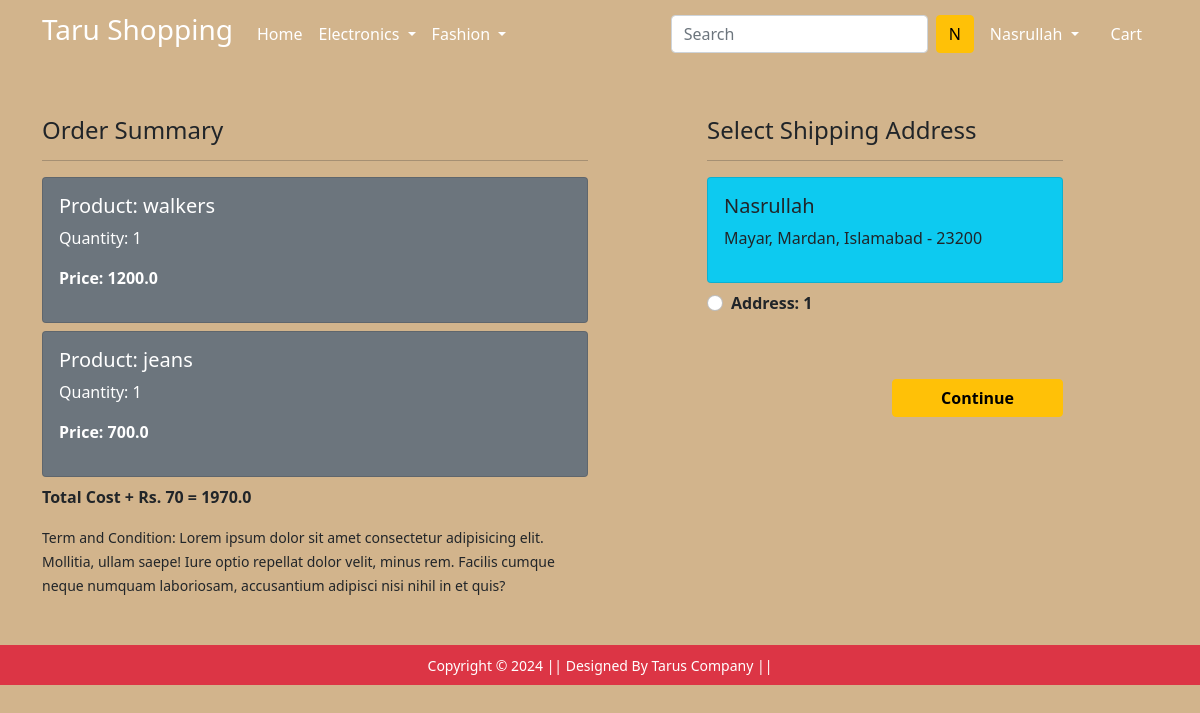
/checkout/ (signed in), run on the app's committed database.
### app/models.py (models this page shows, shortened)
class Cart(models.Model):
    user = models.ForeignKey(User, on_delete=models.CASCADE)
    product = models.ForeignKey(Product, on_delete=models.CASCADE)
    quantity = models.PositiveIntegerField(default=1)
    @property
    def total_cost(self):
        return self.quantity * self.product.discount_price

class Product(models.Model):
    title = models.CharField(max_length=30)
    selling_price = models.FloatField()
    discount_price = models.FloatField()
    description = models.TextField()
    brand = models.CharField(max_length=40)
    category = models.CharField(choices=CATEGORY_CHOICES, max_length=10)
    product_image = models.ImageField(upload_to='productimg')

class Customer(models.Model):
    user = models.ForeignKey(User, on_delete=models.CASCADE)
    name = models.CharField(max_length=100)
    locality = models.CharField(max_length=100)
    city = models.CharField(max_length=100)
    zipcode = models.IntegerField()
    state = models.CharField(choices = STATE_CHOICES, max_length=50)

### app/views.py (the view)
# urls.py: path('checkout/', views.checkout, name='checkout'),
@login_required
def checkout(request):
    user =request.user
    cart_items = Cart.objects.filter(user=user)
    add = Customer.objects.filter(user=user)
    amount = 0.0
    shipping_charges = 70.0
    total_amount = 0.0
    cart_product = [p for p in Cart.objects.filter() if p.user == request.user]
    if cart_product :
        for p in cart_product :
            tempamount = (p.quantity * p.product.discount_price)
            amount += tempamount
            total_amount = amount + shipping_charges
    return render(request, 'app/checkout.html', {'add':add, 'total_amount':total_amount, 'cart_items':cart_items})

### app/templates/app/checkout.html (shortened to what this page needs)
{% extends 'app/base.html' %}
{% load static %}
{% block main-content %}
<div class="container">
 <div class="row mt-5">
  <div class="col-sm-6">
    <h4>Order Summary</h4>
    <hr>
    {% for item in cart_items %}
      <div class="card mb-2 bg-secondary text-white">
        <div class="card-body">
          <h5>Product: {{item.product.title}}</h5>
          <p>Quantity: {{item.quantity}}</p>
          <p class="fw-bold">Price: {{item.total_cost}}</p>
        </div>
      </div>
      {% endfor %}
      <p class='fw-bold'>Total Cost + Rs. 70 = {{total_amount}}</p>
    <small>Term and Condition: Lorem ipsum dolor sit amet consectetur adipisicing elit. Mollitia, ullam saepe! Iure optio repellat dolor velit, minus rem. Facilis cumque neque numquam laboriosam, accusantium adipisci nisi nihil in et quis?</small>
  </div>
  <div class="col-sm-4 offset-sm-1">
    <h4>Select Shipping Address</h4>
    <hr>
    <form action="/paymentdone/">
      {% for ad in add %}
      <div class="card bg-info ">
        <div class="card-body">
        <h5>{{ad.name}}</h5>
        <p>{{ad.locality}}, {{ad.city}}, {{ad.state}} - {{ad.zipcode}}</p>
        </div>
      </div>
        <div class="form-check mt-2 mb-5">
          <input class="form-check-input" type="radio" name='custid' id="custadd{{forloop.counter}}" value="{{ad.id}}">
          <label class="form-check-label fw-bold" for="{{forloop.counter}}">
            Address: {{forloop.counter}} </label>
        </div>
        {% endfor %}
        <div class="text-end">
          <button type="submit" class="btn btn-warning mt-3 px-5 fw-bold">Continue</button>
        </div>
      </form>
    </div>
  </div>
</div>
{% endblock main-content %}

### app/templates/app/base.html (shortened to what this page needs)
<!doctype html>
{% load static %}
<html lang="en">
  <head>
    <link href="https://cdn.jsdelivr.net/npm/bootstrap@5.0.0-beta1/dist/css/bootstrap.min.css" rel="stylesheet">
    <link rel="stylesheet" href="{% static 'app/css/owl.carousel.min.css' %}">
    <link rel="stylesheet" href="{% static 'app/css/all.min.css' %}">
    <link rel="stylesheet" href="{% static 'app/css/style.css' %}">
  </head>
  <body >
    <nav class="navbar navbar-expand-lg navbar-dark bg-primery">
     <div class="container">
       <a class="navbar-brand " href="/"><h3>Taru Shopping</h3></a>
       <div class="collapse navbar-collapse" id="navbarSupportedContent">
         <ul class="navbar-nav me-auto mb-2 mb-lg-0">
           <li class="nav-item">
             <a class="nav-link active" aria-current="page" href="/">Home</a>
           </li>
           <li class="nav-item dropdown">
             <a class="nav-link dropdown-toggle text-white" href="#" id="electronicsDropdown" role="button" data-bs-toggle="dropdown" aria-expanded="false">
               Electronics
             </a>
           </li>
           <li class="nav-item dropdown">
             <a class="nav-link dropdown-toggle text-white" href="#" id="fashionDropdown" role="button" data-bs-toggle="dropdown" aria-expanded="false">
               Fashion
             </a>
           </li>
         </ul>
         <form class="d-flex">
           <input class="form-control me-2" type="search" placeholder="Search" aria-label="Search">
           <button class="btn btn-warning" type="submit">{{request.user| make_list|first|capfirst}}</button>
         </form>
         {% if user.is_authenticated %}
         <div>
          <ul class="navbar-nav me-auto mb-2 mb-lg-0">
           <li class="nav-item dropdown mx-2">
              <a class="nav-link dropdown-toggle text-white" href="#" id="profileDropdown" role="button" data-bs-toggle="dropdown" aria-expanded="false">
                {{request.user.username |capfirst}}
              </a>
            </li>
            <li class="nav-item mx-2">
             <a href="{% url 'showcart' %}" class="nav-link text-white"> Cart </a>
            </li>
            {% endif %}
          </ul>
         </div>
       </div>
     </div>
    </nav>
    {% block main-content %} {% endblock main-content %}
    <footer class="container-fluid bg-danger text-center p-2 mt-5">
        <small class="text-white">Copyright &copy; 2024 || Designed By Tarus Company || </small>
    </footer>
  </body>
</html>

### app/static/app/css/style.css (style rules this page uses)
body { background-color: tan; }

### data on the page
Cart: product "walkers", quantity "1", total_cost "1200.0"
Cart: product "jeans", quantity "1", total_cost "700.0"
Customer: name "Nasrullah", locality "Mayar", city "Mardan", state "Islamabad", zipcode "23200"

### other printed values
{{ request.user| make_list|first|capfirst }} "N"
{{ request.user.username |capfirst }} "Nasrullah"
{{ total_amount }} "1970.0"
